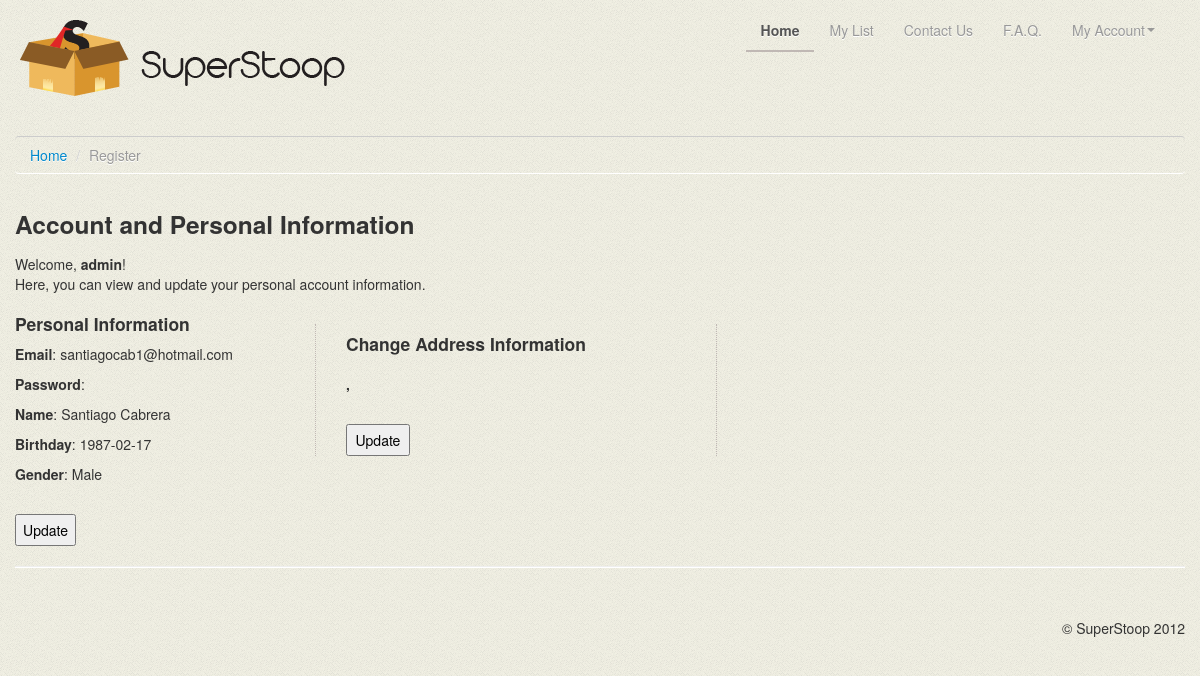
The app's page /old/superStoop_Ivan_part_final/files/usersettings.php (signed in) with its own data.
### tables this page shows
CREATE TABLE IF NOT EXISTS `members` (
  `memberID` int(11) NOT NULL AUTO_INCREMENT,
  `username` varchar(20) NOT NULL,
  `password` varchar(20) NOT NULL,
  `firstName` varchar(50) NOT NULL,
  `lastName` varchar(50) NOT NULL,
  `theBday` date NOT NULL,
  `theGender` tinyint(1) NOT NULL,
  `theEmail` varchar(70) NOT NULL,
  `active` tinyint(1) NOT NULL,
  `admin` tinyint(1) NOT NULL,
  PRIMARY KEY (`memberID`),
  UNIQUE KEY `username` (`username`),
  UNIQUE KEY `memberID` (`memberID`),
  UNIQUE KEY `theemail` (`theEmail`)
);

### old/superStoop_Ivan_part_final/files/usersettings.php (the view, shortened to what this page needs)
<!DOCTYPE html>
 <html class="no-js">
    <head>
        <link rel="stylesheet" href="css/bootstrap.min.css">
        <link rel="stylesheet" href="css/bootstrap-responsive.min.css">
        <link rel="stylesheet" href="css/main.css">
    </head>
    <body>
		<div class="navbar navbar-inverse">
			<div class="navbar-inner">
				<div class="container">
					<a class="brand" href="index.html">Super Stoop</a>
					<div class="nav-collapse collapse pull-right">
						<ul class="nav">
							<li class="active"><a href="index.php">Home</a></li>
							<li><a href="mylist.php">My List</a></li>
							<li><a href="contact.php">Contact Us</a></li>
							<li><a href="faq.php">F.A.Q.</a></li>
							<li class="dropdown">
                                <a href="#" class="dropdown-toggle" data-toggle="dropdown">My Account<b class="caret"></b></a>
                            </li>
						</ul>
					</div>
				</div>
			</div>
		</div>
		<div class="container register">
			<ul class="breadcrumb">
			  <li><a href="index.html">Home</a> <span class="divider">/</span></li>
			  <li class="active">Register</li>
			</ul>
			<div class="row">
                <div class="span12">
                	<h3>Account and Personal Information</h3>
                	<p>Welcome, <?php echo "<b>".$_SESSION['username']."</b>!";?>
                		<br />Here, you can view and update your personal account information.</p>
                		<?php
                		$query = "SELECT * FROM members WHERE username='".$_SESSION['username']."'";
						$result = mysql_query( $query ) or die( "Query failed: ". mysql_error() );
						$row = mysql_fetch_array($result, MYSQL_ASSOC);
						?>
					<div class="row">
						<form class="form-horizontal" action="update_personalinfo.php" method="post">
							<div class="firstBox span4">
								<h4>Personal Information</h4>
								<div class="control-group">
									<?php
									echo "<p><b>Email</b>: ".$row['theEmail']."</p>";
									echo "<p><b>Password</b>: </p>";
									echo "<p><b>Name</b>: ".$row['firstName']." ".$row['lastName']."</p>";
									echo "<p><b>Birthday</b>: ".$row["theBday"]."</p>";
									echo "<p><b>Gender</b>: ";
										if($row['theGender']==0){
											echo "Male";
										}else{
											echo "Female";
										}
									echo "</p>";
									?>
								</div>
								<input type="submit" value="Update" />
							</div>
						</form>
						<?php
                		$query = "SELECT username, theAddress FROM members
                				  INNER JOIN address ON members.memberID = address.memberID
                				  WHERE username='".$_SESSION['username']."';";
						$result = mysql_query( $query ) or die( "Query failed: ". mysql_error() );
						$row = mysql_fetch_array($result, MYSQL_ASSOC);
						?>
						<form class="form-horizontal" action="update_addressinfo.php" method="post">
							<div class="span4 secondBox">
								<h4>Change Address Information</h4>
								<div class="control-group">
									<?php
									echo "<p><b>".$row["theCity"].", ".$row["theState"]."</b></p>";
									?>
								</div>
								<input type="submit" value="Update" />
							</div>
						</form>
					</div>
				</div>
            </div>
            <hr>
            <footer>
                <p>&copy; SuperStoop 2012</p>
            </footer>
        </div>
    </body>
</html>

### old/superstoop_old/css/main.css (style rules this page uses)
body { background: #000 url(../img/bg.png) repeat; }
.brand { background: url(../img/logo.png) no-repeat; width:325px; height:76px; text-indent:-99999px; }
@media (min-width: 1200px) { input { padding: 4px 2%; width: 95%; } }
@media (min-width: 1200px) { footer p { float:right; margin-top:30px; } }
.nav > li > a { display: inline; }
.register .secondBox { border-right: 1px dotted #C0B8B4; border-left: 1px dotted #C0B8B4; margin-left: 0px; padding-left: 30px; }
.firstBox.span4 { width: 300px; }

### old/superStoop_Ivan_part_final/files/usersettings.php (style rules this page uses)
body { padding-top: 20px; padding-bottom: 40px; }

### records on screen
members: theEmail "santiagocab1@hotmail.com", firstName "Santiago", lastName "Cabrera", theBday "1987-02-17"

### other values on screen
$_SESSION['username'] "admin"
